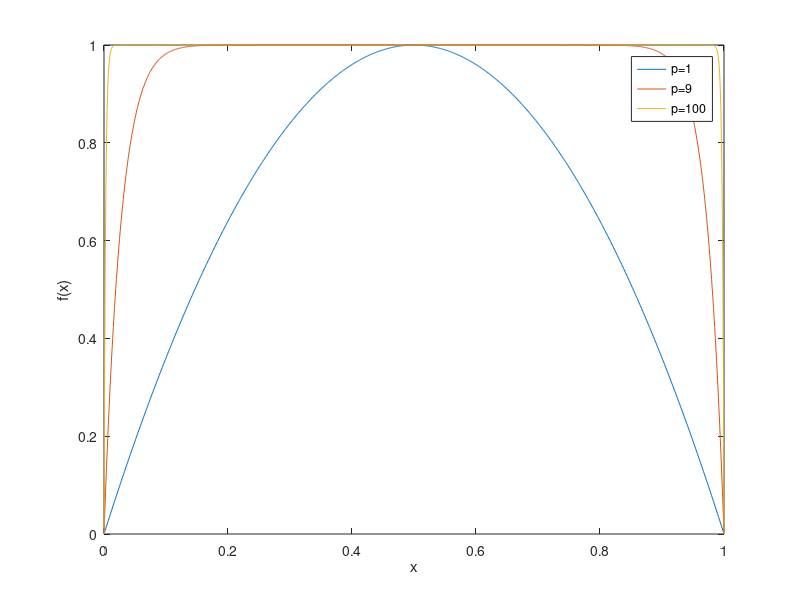

The MATLAB script that drew this image: (Note: this script raises an error after producing the figure.)
%% Joglekar Window
p = [1, 9, 100];
for i = 1:length(p)
    x = 0:0.001:1;
    J = 1-(2*x-1).^(2*p(i));
    figure(1)
    plot(x,J);hold on
end
ylabel('f(x)');
xlabel('x');
% title('Joglekar Window')
legend('p=1','p=9','p=100');
hold off
%% Biolek Window
p = [1, 9, 100];
for i = 1:length(p)
    x = 0:0.001:1;
    y1 = 1-(x-heaviside(x)).^(2*p(i));
    y2 = 1-(x-heaviside(-x)).^(2*p(i));
    B = y1+y2;
    figure(2)
    plot(x,y1);hold on
    plot(x,y2);hold on
    % plot(x,B/max(B));hold on
end
ylabel('f(x)');
xlabel('x');
% title('Biolek Window')
hold off
legend('p=1', '','p=9', '','p=100');
%% Error
error = B/max(B)-J;
figure(3)
plot(x,error);
